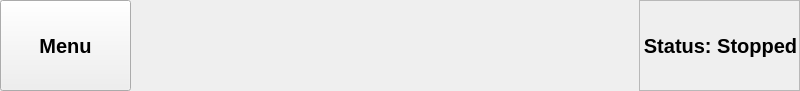
<?xml version="1.0" encoding="UTF-8"?>
<ui version="4.0">
 <class>Form</class>
 <widget class="QWidget" name="Form">
  <property name="geometry">
   <rect>
    <x>0</x>
    <y>0</y>
    <width>800</width>
    <height>91</height>
   </rect>
  </property>
  <property name="windowTitle">
   <string>Form</string>
  </property>
  <layout class="QGridLayout" name="gridLayout">
   <property name="leftMargin">
    <number>0</number>
   </property>
   <property name="topMargin">
    <number>0</number>
   </property>
   <property name="rightMargin">
    <number>0</number>
   </property>
   <property name="bottomMargin">
    <number>0</number>
   </property>
   <property name="spacing">
    <number>0</number>
   </property>
   <item row="0" column="2" rowspan="2">
    <widget class="ToolSettings" name="toolsettings_2" native="true"/>
   </item>
   <item row="0" column="1" rowspan="2">
    <widget class="ToolSettings" name="toolsettings_1" native="true"/>
   </item>
   <item row="0" column="3" rowspan="2">
    <widget class="ToolSettings" name="toolsettings_3" native="true"/>
   </item>
   <item row="0" column="0" rowspan="2">
    <widget class="QPushButton" name="button_menu">
     <property name="sizePolicy">
      <sizepolicy hsizetype="Minimum" vsizetype="Expanding">
       <horstretch>0</horstretch>
       <verstretch>0</verstretch>
      </sizepolicy>
     </property>
     <property name="maximumSize">
      <size>
       <width>131</width>
       <height>16777215</height>
      </size>
     </property>
     <property name="font">
      <font>
       <pointsize>15</pointsize>
       <weight>75</weight>
       <bold>true</bold>
      </font>
     </property>
     <property name="text">
      <string>Menu</string>
     </property>
    </widget>
   </item>
   <item row="0" column="4" rowspan="2">
    <widget class="QFrame" name="frame">
     <property name="minimumSize">
      <size>
       <width>161</width>
       <height>0</height>
      </size>
     </property>
     <property name="maximumSize">
      <size>
       <width>161</width>
       <height>16777215</height>
      </size>
     </property>
     <property name="frameShape">
      <enum>QFrame::StyledPanel</enum>
     </property>
     <property name="frameShadow">
      <enum>QFrame::Raised</enum>
     </property>
     <layout class="QGridLayout" name="gridLayout_2">
      <property name="leftMargin">
       <number>0</number>
      </property>
      <property name="topMargin">
       <number>0</number>
      </property>
      <property name="rightMargin">
       <number>0</number>
      </property>
      <property name="bottomMargin">
       <number>0</number>
      </property>
      <property name="spacing">
       <number>0</number>
      </property>
      <item row="0" column="0">
       <widget class="QLabel" name="label_status">
        <property name="minimumSize">
         <size>
          <width>161</width>
          <height>0</height>
         </size>
        </property>
        <property name="maximumSize">
         <size>
          <width>161</width>
          <height>91</height>
         </size>
        </property>
        <property name="font">
         <font>
          <pointsize>15</pointsize>
          <weight>75</weight>
          <bold>true</bold>
         </font>
        </property>
        <property name="text">
         <string>Status: Stopped</string>
        </property>
        <property name="alignment">
         <set>Qt::AlignCenter</set>
        </property>
        <property name="wordWrap">
         <bool>true</bool>
        </property>
       </widget>
      </item>
     </layout>
    </widget>
   </item>
  </layout>
 </widget>
 <customwidgets>
  <customwidget>
   <class>ToolSettings</class>
   <extends>QWidget</extends>
   <header>toolsettings/toolsettings</header>
   <container>1</container>
  </customwidget>
 </customwidgets>
 <resources/>
 <connections/>
</ui>
